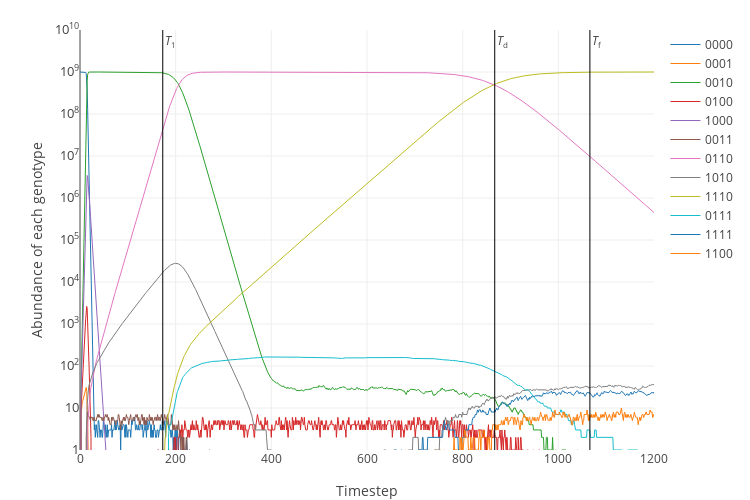

The notebook cell saved with this chart:
### Code cell
plot_simulation(res, ['0000', '0001', '0010', '0100','1000','0011','0110','1010','1110','0111','1111','1100'])

### Figure 1 — Plotly figure (JSON) as saved in the notebook; plotly's stock layout.template omitted (floating-point values rounded to 4 significant figures; data arrays with more than 128 entries replaced by an {"elided": "..."} marker saying what was removed)
{"data": [{"line": {"width": 1}, "name": "0000", "type": "scatter", "uid": "8d7d747e-5cb3-11e9-a308-c0c153cac240", "x": {"elided": "1201 int values"}, "y": {"elided": "1201 int values"}}, {"line": {"width": 1}, "name": "0001", "type": "scatter", "uid": "8d7d9cb4-5cb3-11e9-bf67-c0c153cac240", "x": {"elided": "1201 int values"}, "y": {"elided": "1201 int values"}}, {"line": {"width": 1}, "name": "0010", "type": "scatter", "uid": "8d7d9f0a-5cb3-11e9-854a-c0c153cac240", "x": {"elided": "1201 int values"}, "y": {"elided": "1201 int values"}}, {"line": {"width": 1}, "name": "0100", "type": "scatter", "uid": "8d7d9f0b-5cb3-11e9-a836-c0c153cac240", "x": {"elided": "1201 int values"}, "y": {"elided": "1201 int values"}}, {"line": {"width": 1}, "name": "1000", "type": "scatter", "uid": "8d7d9f0c-5cb3-11e9-ba23-c0c153cac240", "x": {"elided": "1201 int values"}, "y": {"elided": "1201 int values"}}, {"line": {"width": 1}, "name": "0011", "type": "scatter", "uid": "8d7d9f0d-5cb3-11e9-9d6d-c0c153cac240", "x": {"elided": "1201 int values"}, "y": {"elided": "1201 int values"}}, {"line": {"width": 1}, "name": "0110", "type": "scatter", "uid": "8d7d9f0e-5cb3-11e9-8abd-c0c153cac240", "x": {"elided": "1201 int values"}, "y": {"elided": "1201 int values"}}, {"line": {"width": 1}, "name": "1010", "type": "scatter", "uid": "8d7d9f0f-5cb3-11e9-9515-c0c153cac240", "x": {"elided": "1201 int values"}, "y": {"elided": "1201 int values"}}, {"line": {"width": 1}, "name": "1110", "type": "scatter", "uid": "8d7d9f10-5cb3-11e9-bb06-c0c153cac240", "x": {"elided": "1201 int values"}, "y": {"elided": "1201 int values"}}, {"line": {"width": 1}, "name": "0111", "type": "scatter", "uid": "8d7d9f11-5cb3-11e9-b82e-c0c153cac240", "x": {"elided": "1201 int values"}, "y": {"elided": "1201 int values"}}, {"line": {"width": 1}, "name": "1111", "type": "scatter", "uid": "8d7d9f12-5cb3-11e9-9763-c0c153cac240", "x": {"elided": "1201 int values"}, "y": {"elided": "1201 int values"}}, {"line": {"width": 1}, "name": "1100", "type": "scatter", "uid": "8d7d9f13-5cb3-11e9-b510-c0c153cac240", "x": {"elided": "1201 int values"}, "y": {"elided": "1201 int values"}}, {"line": {"color": "black", "width": 1}, "mode": "lines", "name": "T_1", "showlegend": false, "type": "scatter", "uid": "8d7d9f14-5cb3-11e9-8128-c0c153cac240", "x": [173, 173], "y": [0, 10000000000]}, {"line": {"color": "black", "width": 1}, "mode": "lines", "name": "T_d", "showlegend": false, "type": "scatter", "uid": "8d7d9f15-5cb3-11e9-93c1-c0c153cac240", "x": [867, 867], "y": [0, 10000000000]}, {"line": {"color": "black", "width": 1}, "mode": "lines", "name": "T_f", "showlegend": false, "type": "scatter", "uid": "8d7d9f16-5cb3-11e9-a159-c0c153cac240", "x": [1066, 1066], "y": [0, 10000000000]}], "layout": {"annotations": [{"showarrow": false, "text": "<i>T</i><sub>1</sub>", "x": 173, "xanchor": "left", "xref": "x", "y": 9.75, "yref": "y"}, {"showarrow": false, "text": "<i>T</i><sub>d</sub>", "x": 867, "xanchor": "left", "xref": "x", "y": 9.75, "yref": "y"}, {"showarrow": false, "text": "<i>T</i><sub>f</sub>", "x": 1066, "xanchor": "left", "xref": "x", "y": 9.75, "yref": "y"}], "height": 500, "margin": {"b": 50, "t": 30}, "width": 750, "xaxis": {"title": "Timestep"}, "yaxis": {"exponentformat": "power", "range": [0, 10], "tickfont": {"size": 10}, "title": "Abundance of each genotype", "type": "log"}}}
